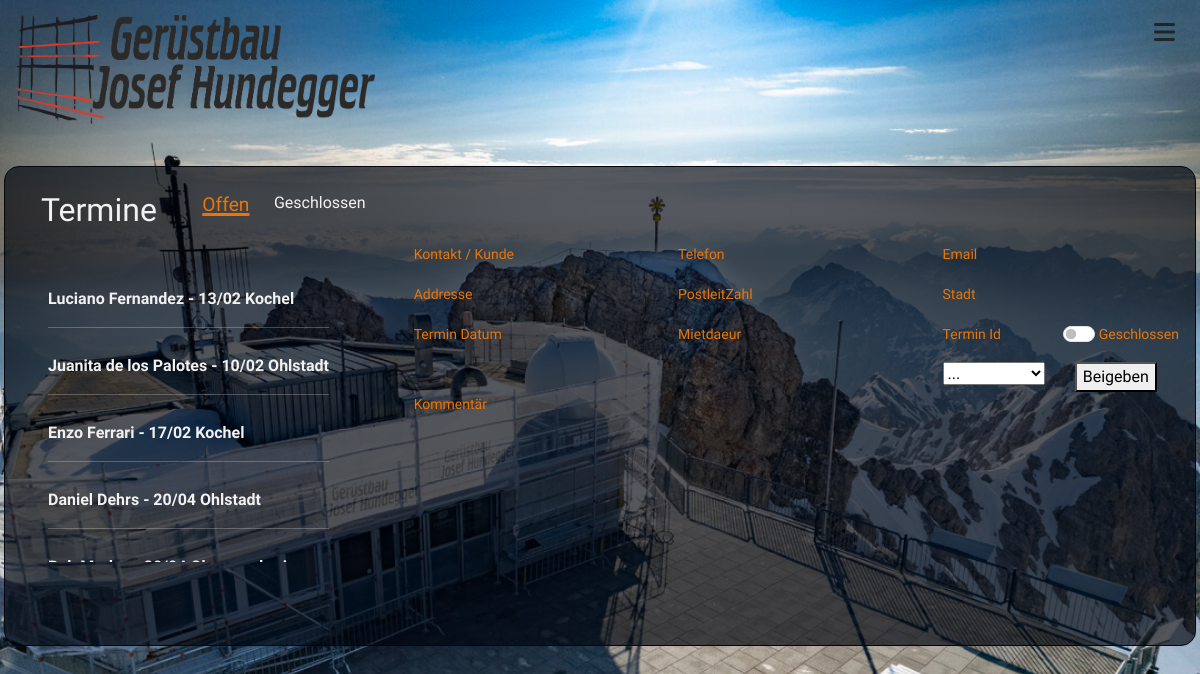
The app's page /termine/termin, older data.
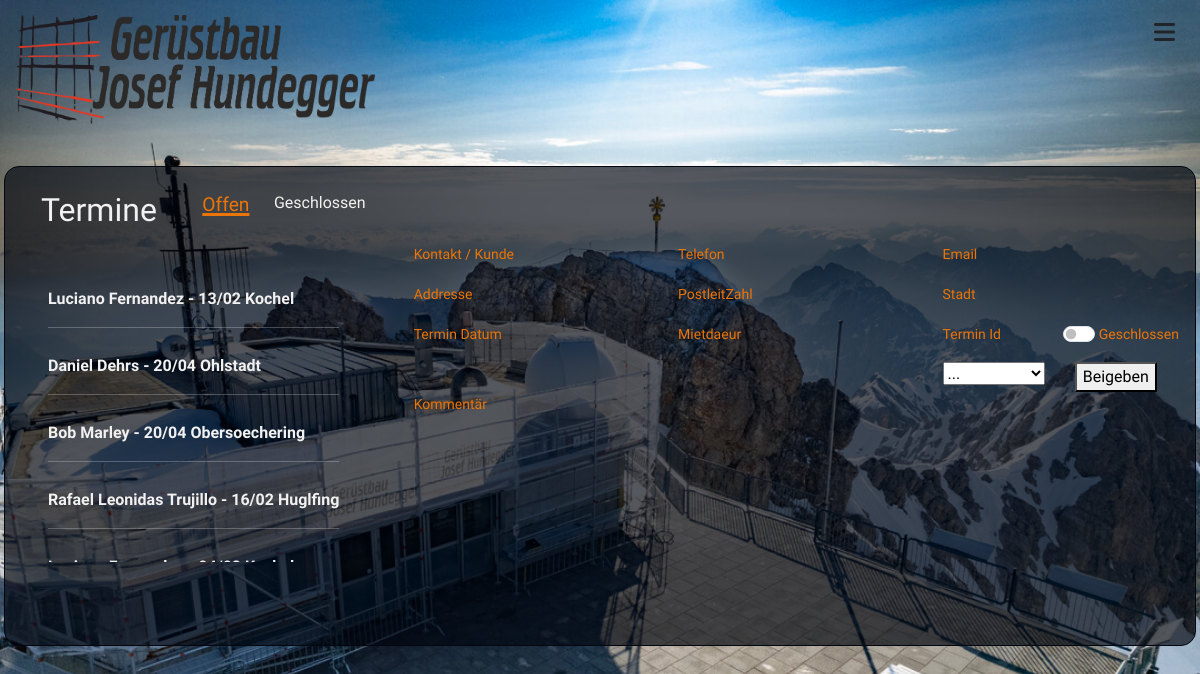
The same page, newer data.
### termine/models.py (models this page shows, shortened)
class Termin(models.Model):
    contact_person = models.CharField(max_length=255)
    phone = models.CharField(max_length=20)
    email = models.EmailField()
    visit_date = models.DateField()
    rent_timeframe = models.CharField(max_length=20, null=True, blank=True)
    address = models.CharField(max_length=255)
    zipcode = models.CharField(max_length=10)
    city = models.CharField(max_length=100)
    notes = models.CharField(max_length=255, blank=True, null=True)
    user = models.ForeignKey(User, on_delete=models.CASCADE, blank=True, null=True)
    is_taken = models.BooleanField(default=False)
    taken_date = models.DateField(blank=True, null=True)

### termine/views.py (the view)
# urls.py: path('termin', views.terminList.as_view(), name='termine'),
class terminList(View):
    template_name = 'termine/termin.html'
    def get(self, request, *args, **kwargs):
        termins = Termin.objects.filter(is_taken=False)
        takens = Termin.objects.filter(is_taken=True)
        users = get_user_model().objects.all()
        context = {
            'termins': termins,
            'takens': takens,
            'users': users,
        }
        return render(request, self.template_name, context)

### home/context_processors.py (called while the page is built)
def background_images(request):
    media_dir = os.path.join(settings.MEDIA_ROOT, 'site/background/')
    image_files = [f for f in os.listdir(media_dir) if os.path.isfile(os.path.join(media_dir, f))]
    return {'background_images': image_files}

### termine/templates/termine/termin.html (shortened to what this page needs)
{% extends "base.html" %}
{% load i18n %}
{% load static %}
{% block content %}
<div class="leistungen row" id="termine">
  <div class="col-12 col-md-4">
      <div class="row p-4  terminTitle">
          <div class="col-5"><h2>Termine</h2></div>
          <div class="col-3 termine-tab active" id="open-tab" >Offen</div>
          <div class="col-4 termine-tab" id="closed-tab">Geschlossen</div>
      </div>
      <div class="col-12">
        <ul class="termin-list" id="termin-list" >
          {% for termin in termins %}
          <li data-termin-id="{{ termin.id }}"
              data-contact-person="{{ termin.contact_person }}"
              data-phone="{{ termin.phone }}"
              data-email="{{ termin.email }}"
              data-visit-date="{{ termin.visit_date }}"
              data-rent-timeframe="{{ termin.rent_timeframe }}"
              data-address="{{ termin.address }}"
              data-zipcode="{{ termin.zipcode }}"
              data-city="{{ termin.city }}"
              data-notes="{{ termin.notes }}"
              data-user="{{ termin.user }}"
              data-is_taken="{{ termin.is_taken }}"
              data-taken_date="{{ termin.taken_date }}"
              class="termin-item">
            {{ termin.contact_person }} - {{ termin.visit_date|date:"d/m" }}
            {{ termin.city}}
            <hr>
          </li>
        {% endfor %}
        </ul>
      </div>
  </div>
  <div class="col-12 col-md-8 order-md-last" id="selected-termin">
      <div class="row">
        <div class="col-12 col-md-4 form-termin" id="contact_person">
          <small>Kontakt / Kunde</small>
      </div>
      <div class="col-6 col-md-4 form-termin" id="phone">
          <small>Telefon</small>
      </div>
      <div class="col-6 col-md-4 form-termin" id="email">
          <small>Email</small>
      </div>
      <div class="col-4 col md-4 form-termin" id="address">
          <small>Addresse</small>
      </div>
      <div class="col-4 col-md-4 form-termin" id="zipcode">
          <small>PostleitZahl</small>
      </div>
      <div class="col-4 col-md-4 form-termin" id="city">
          <small>Stadt</small>
      </div>
      <div class="col-4 form-termin" id="visit_date">
        <small>Termin Datum</small>
    </div>
    <div class="col-4 form-termin" id="rent_timeframe">
        <small>Mietdaeur</small>
    </div>
    <div class="col-4 form-termin" id="rent_is_taken">
        <div class="row">
            <div class="col-6 form-termin" id="terminId">
                <small>Termin Id</small>
            </div>
            <div class="col-6 form-switch">
            <input type="checkbox" class="form-check-input" id="is_taken_switch">
            <label class="form-check-label" for="is_taken_switch"><small>Geschlossen</small></label>
            </div>
        </div>
        <div class="row">
            <div class="col-6">
                <select id="userSelect">
                    <option value="" selected>...</option>
                </select>
            </div>
            <div class="col-6">
                <button id="applyButton">Beigeben</button>
            </div>
        </div>
    </div>
    <div class="col-12 form-termin" id="notes">
        <small>Kommentär</small>
    </div>
  </div>
</div>
{% endblock %}

### templates/base.html (shortened to what this page needs)
<!DOCTYPE html>
<html lang="en">
{% load static %}
<head>
    <link rel="stylesheet" href="{% static 'css/base.css' %}" type="text/css">
    <link href="https://cdn.jsdelivr.net/npm/bootstrap@5.3.2/dist/css/bootstrap.min.css" rel="stylesheet">
</head>
<body>
    <header>
      <a class="navbar-brand" href="{%  url 'home' %}">
        <img id="logoImage" src="/media/site/logo3.png" alt="Logo">
      </a>
      <div class="navbar-container">
          <div class="logo">
              <button class="navbar-toggler ms-auto order-md-0" type="button" data-bs-toggle="collapse" data-bs-target="#navbarNav" aria-controls="navbarNav" aria-expanded="false" aria-label="Toggle navigation">
                <i class="fa-solid fa-bars"></i>
              </button>
          </div>
          <nav class="navbar">
          </nav>
      </div>
    </header>
    <div id="first-content" class="content">
    {% block content %}
    {% endblock %}
    </div>
</body>
</html>

### static/css/base.css (style rules this page uses)
html { min-height: 100vh; }
body { height: 100%; margin: 0; position: relative; z-index: 1; }
body::before { content: ""; position: fixed; top: 0; left: 0; width: 100%; height: 100%; z-index: 1; background-size: cover; background-position: center; transition: background-image 1s ease-in-out; background-image: var(--background-image); z-index: 0; }
.content { padding: 1rem; display: flex; flex-direction: column; }
#first-content { padding: 1rem; height: 100vh; display: block; z-index: 2; }
#logoImage { position: fixed; top: 130px; left: 50px; width: 90vw; height: auto; z-index: 10; transition: top 0.5s, left 0.5s, width 0.5s, height 0.5s; }
.navbar-container { position: fixed; }
.navbar-loaded #logoImage { top: 15px; left: 15px; width: 30%; height: auto; background-color: none; z-index: 5; }
.navbar-brand { position: absolute; z-index: 1500; }
.navbar-brand img { width: 50%; height: auto; }
.logo { padding: 15px; }
.navbar { font-family: "Domine", serif; position: relative; border: none; background: none; z-index: 99; }
.navbar-toggler { position: fixed; top: 20px; right: 25px; z-index: 5000; font-size: 1.5rem; background-color: transparent; }
.navbar-toggler i { font-size: 1.5rem; }
input { background-color: transparent; border: none; border-bottom: 1px solid #eb7506; width: 100%; color: #f2f1f1; text-align: right; font-family: "Domine", serif; font-weight: 600; }
.leistungen { position: relative; height: 60vh; width: auto; background-color: #01060fa9; border: 1px solid #01060f; border-radius: 15px; color: #f2f1f1; font-family: "Protest Guerrilla", sans-serif; box-sizing: border-box; display: block; z-index: 50; margin-bottom: 25px; }
.leistungen ul { list-style: none; padding: 20px 25px; font-size: 1rem; font-family: "Domine", serif; font-weight: 700; }
.leistungen li { padding: 5px; }
#termine { margin-top:150px; }
.termine-tab { margin: none; height: 30px; text-align: right; cursor: pointer; }
.termine-tab.active { font-size: 1.2rem; text-decoration: 3px underline #eb7506; color:#eb7506; }
.termin-list { text-align: left; list-style-type:none; margin: 1px; max-height: 300px; width: fit-content; padding: 15px 0; z-index: 25; font-family: "Domine", serif; overflow-y: auto; }
#selected-termin { margin-top: 75px; max-height: 350px; overflow-y: auto; }
#selected-termin small { margin-top: 5px; color: #eb7506; }
#applyButton { text-align: right; }

Row changes from the older to the newer data that the page shows:
no longer on this page (row edited): Termin: contact_person "Juanita de los Palotes", visit_date "10/02", city "Ohlstadt"
no longer on this page (row edited): Termin: contact_person "Enzo Ferrari", visit_date "17/02", city "Kochel"
now on this page (row edited): Termin: contact_person "Bob Marley", visit_date "20/04", city "Obersoechering"
added Termin: contact_person "Rafael Leonidas Trujillo", visit_date "16/02", city "Huglfing"
